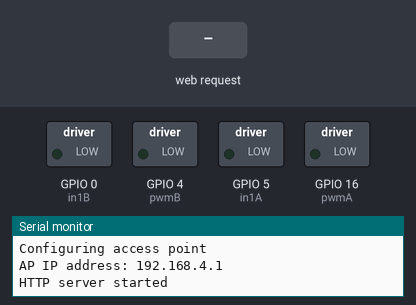
A sketch run on a simulated ESP8266 (NodeMCU). Parts: switched loads named in the sketch (green lamp = pin HIGH), the last lines printed to the serial monitor. The test bench sets the inputs (shaded band).

Above: at 2.2 s.
2.3 s: HTTP request GET /FW received
At 3.7 s:
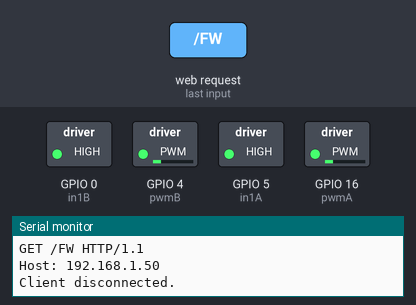
4.0 s: HTTP request GET /LE received
At 4.9 s:
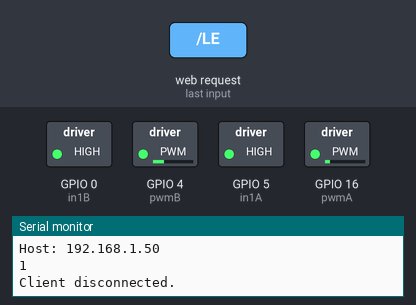
5.5 s: HTTP request GET /RI received
At 6.1 s:
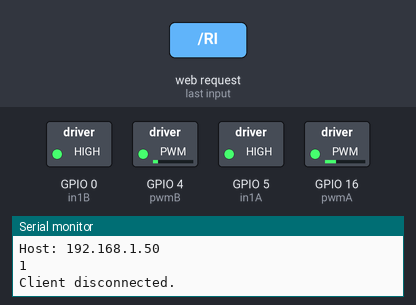
7.0 s: HTTP request GET /BA received
At 7.1 s:
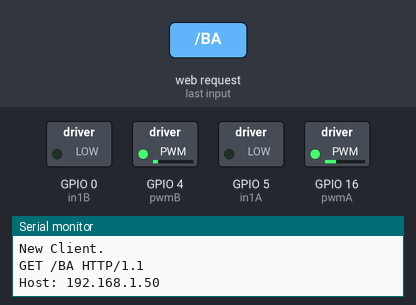
8.7 s: HTTP request GET /FL received
At 9.7 s:
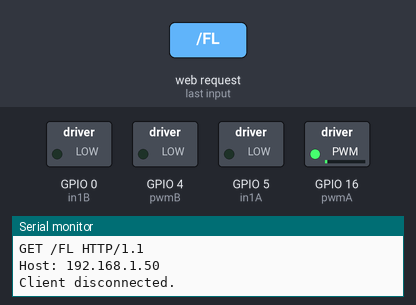
10.2 s: HTTP request GET /FR received
At 10.8 s:
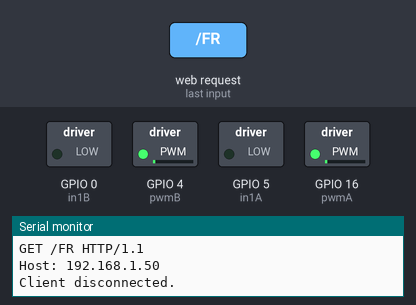
Timing chart, 0 to 12.7 s (numbered marks = the images above; inputs shaded):
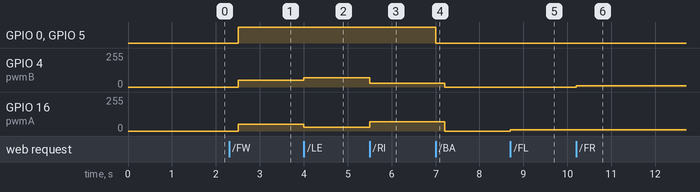

Measured:
- after the input at 2.3 s, GPIO 0 (in1B), GPIO 5 (in1A): LOW → HIGH after 0.20 s; GPIO 4 (pwmB), GPIO 16 (pwmA): 0/255 → 50/255 after 0.20 s
- after the input at 4.0 s, GPIO 4 (pwmB): 50/255 → 70/255 at once; GPIO 16 (pwmA): 50/255 → 30/255 at once
- after the input at 5.5 s, GPIO 4 (pwmB): 70/255 → 30/255 at once; GPIO 16 (pwmA): 30/255 → 70/255 at once
- after the input at 7.0 s, GPIO 0 (in1B), GPIO 5 (in1A): HIGH → LOW at once; GPIO 4 (pwmB): 30/255 → 0/255 after 0.21 s; GPIO 16 (pwmA): 70/255 → 0/255 after 0.21 s
- after the input at 8.7 s, GPIO 16 (pwmA): 0/255 → 10/255 at once
- after the input at 10.2 s, GPIO 4 (pwmB): 0/255 → 10/255 at once

The sketch:

motor_controller_web_site_esp8266_DRV8833_AccessPoint.ino
```cpp
// Load Wi-Fi library
#include <ESP8266WiFi.h>

// Motor A
int pwmA = 16;
int in1A = 5;

// Motor B
int pwmB = 4;
int in1B = 0;

// Setting PWM properties
const int freq = 30000;
int dutyCycleA = 205;
int dutyCycleB = 205;


// Set web server port number to 80
WiFiServer server(80);

// Variable to store the HTTP request
String header;

// Current time
unsigned long currentTime = millis();
// Previous time
unsigned long previousTime = 0;
// Define timeout time in milliseconds (example: 2000ms = 2s)
const long timeoutTime = 2000;

int direction = 0; //0 - forward, 1 - backward

#ifndef APSSID
#define APSSID "ESPap"
#define APPSK  "12345678"
#endif

/* Set these to your desired credentials. */
const char *ssid = APSSID;
const char *password = APPSK;


void stopMotors() {

  direction = 0;
  dutyCycleA = 0;
  dutyCycleB = 0;

  digitalWrite(in1A, LOW);
  digitalWrite(in1B, LOW);
}

void setForward() {
  if (direction == 0) {
    stopMotors();
    delay(200);
  }
  direction = 1;
  digitalWrite(in1A, HIGH);
  digitalWrite(in1B, HIGH);
}

void setBackward() {
  if (direction == 1) {
    stopMotors();
    delay(200);
  }
  direction = 0;
  digitalWrite(in1A, LOW);
  digitalWrite(in1B, LOW);
}

void setup() {
  delay(1000);
  // Initialize the output variables as outputs
  Serial.begin(115200);
  Serial.println();
  Serial.println("Configuring access point");
  // Set all the motor control pins to outputs
  pinMode(in1A, OUTPUT);
  pinMode(in1B, OUTPUT);
  stopMotors();
  analogWriteFreq(freq);

  WiFi.softAP(ssid, password);
  IPAddress myIP = WiFi.softAPIP();
  Serial.print("AP IP address: ");
  Serial.println(myIP);
  server.begin();
  Serial.println("HTTP server started");
}


void loop(){
  WiFiClient client = server.available();   // Listen for incoming clients

  if (client) {                             // If a new client connects,
    Serial.println("New Client.");          // print a message out in the serial port
    String currentLine = "";                // make a String to hold incoming data from the client
    currentTime = millis();
    previousTime = currentTime;
    while (client.connected() && currentTime - previousTime <= timeoutTime) { // loop while the client's connected
      currentTime = millis();
      if (client.available()) {             // if there's bytes to read from the client,
        char c = client.read();             // read a byte, then
        Serial.write(c);                    // print it out the serial monitor
        header += c;
        if (c == '\n') {                    // if the byte is a newline character
          // if the current line is blank, you got two newline characters in a row.
          // that's the end of the client HTTP request, so send a response:
          if (currentLine.length() == 0) {
            // HTTP headers always start with a response code (e.g. HTTP/1.1 200 OK)
            // and a content-type so the client knows what's coming, then a blank line:
            client.println("HTTP/1.1 200 OK");
            client.println("Content-type:text/html");
            client.println("Connection: close");
            client.println();

            // turns the GPIOs on and off
            if (header.indexOf("GET /ST") >= 0) {
              Serial.println("STOP");
              stopMotors();
            } else if (header.indexOf("GET /FW") >= 0) {
              setForward();
              dutyCycleB = 205; // Right Motor Speed should be between 200 and 255
              dutyCycleA = 205; // Left Motor Speed should be between 200 and 255
            } else if (header.indexOf("GET /FL") >= 0) {
              if (dutyCycleA < 255)
                dutyCycleA += 10; // Right Motor Speed should be between 200 and 255
            } else if (header.indexOf("GET /BL") >= 0) {
              if(dutyCycleA > 10)
                dutyCycleA -= 10;
            } else if (header.indexOf("GET /FR") >= 0) {
              if (dutyCycleB < 255)
                dutyCycleB += 10; // Right Motor Speed should be between 200 and 255
            } else if (header.indexOf("GET /BR") >= 0) {
              if(dutyCycleB > 10)
                dutyCycleB -= 10;
            } else if (header.indexOf("GET /LE") >= 0) {
              Serial.println(direction);
              dutyCycleB = 185;
              dutyCycleA = 225;
            } else if (header.indexOf("GET /RI") >= 0) {
              Serial.println(direction);
              dutyCycleB = 225;
              dutyCycleA = 185;
            } else if (header.indexOf("GET /BA") >= 0) {
              dutyCycleB = 185;
              dutyCycleA = 185;
              setBackward();
            }

            // Display the HTML web page
            client.println("<!DOCTYPE html><html>");
            client.println("<head><meta name=\"viewport\" content=\"width=device-width, initial-scale=1\">");
            client.println("<link rel=\"icon\" href=\"data:,\">");
            // CSS to style the on/off buttons
            // Feel free to change the background-color and font-size attributes to fit your preferences
            client.println("<style>html { font-family: Helvetica; display: inline-block; margin: 0px auto; text-align: center;}");
            client.println(".button { background-color: #195B6A; border: none; color: white; width: 100px;");
            client.println("text-decoration: none; font-size: 30px; margin: 2px; cursor: pointer;}");
            client.println(".button2 {background-color: #77878A;}</style></head>");

            // Web Page Heading

            String valueString = "<tr><td><center>" + String(dutyCycleA) + "</center></td><td> &nbsp; </td><td><center>" + String(dutyCycleB) + "</center></td></tr>";
            client.println("<body><h1>ESP8266 Web Server</h1>");
            client.println("<center><table>");
            client.println(valueString);
            client.println("<tr><td><a href=\"/FL\"><button class=\"button\">+</button></a></td><td><a href=\"/FW\"><button class=\"button\">FWD</button></a></td><td><a href=\"/FR\"><button class=\"button\">+</button></a></td></tr>");
            client.println("<tr><td><a href=\"/LE\"><button class=\"button\">LFT</button></a></td><td><a href=\"/ST\"><button class=\"button\">STP</button></a></td><td><a href=\"/RI\"><button class=\"button\">RHT</button></a></td></tr>");
            client.println("<tr><td><a href=\"/BL\"><button class=\"button\">-</button></a></td><td><a href=\"/BA\"><button class=\"button\">BCK</button></a></td><td><a href=\"/BR\"><button class=\"button\">-</button></a></td></tr></table></center></body></html>");
            client.println("</body></html>");

            // The HTTP response ends with another blank line
            client.println();
            // Break out of the while loop
            break;
          } else { // if you got a newline, then clear currentLine
            currentLine = "";
          }
        } else if (c != '\r') {  // if you got anything else but a carriage return character,
          currentLine += c;      // add it to the end of the currentLine
        }
      }
    }
    // Clear the header variable
    header = "";
    // Close the connection
    client.stop();
    Serial.println("Client disconnected.");
    Serial.println("");
  }
  if (direction == 0 ) {
    analogWrite(pwmA, dutyCycleA);
    analogWrite(pwmB, dutyCycleB);
  } else {
    analogWrite(pwmA, 255 - dutyCycleA);
    analogWrite(pwmB, 255 - dutyCycleB);
  }


}
```
